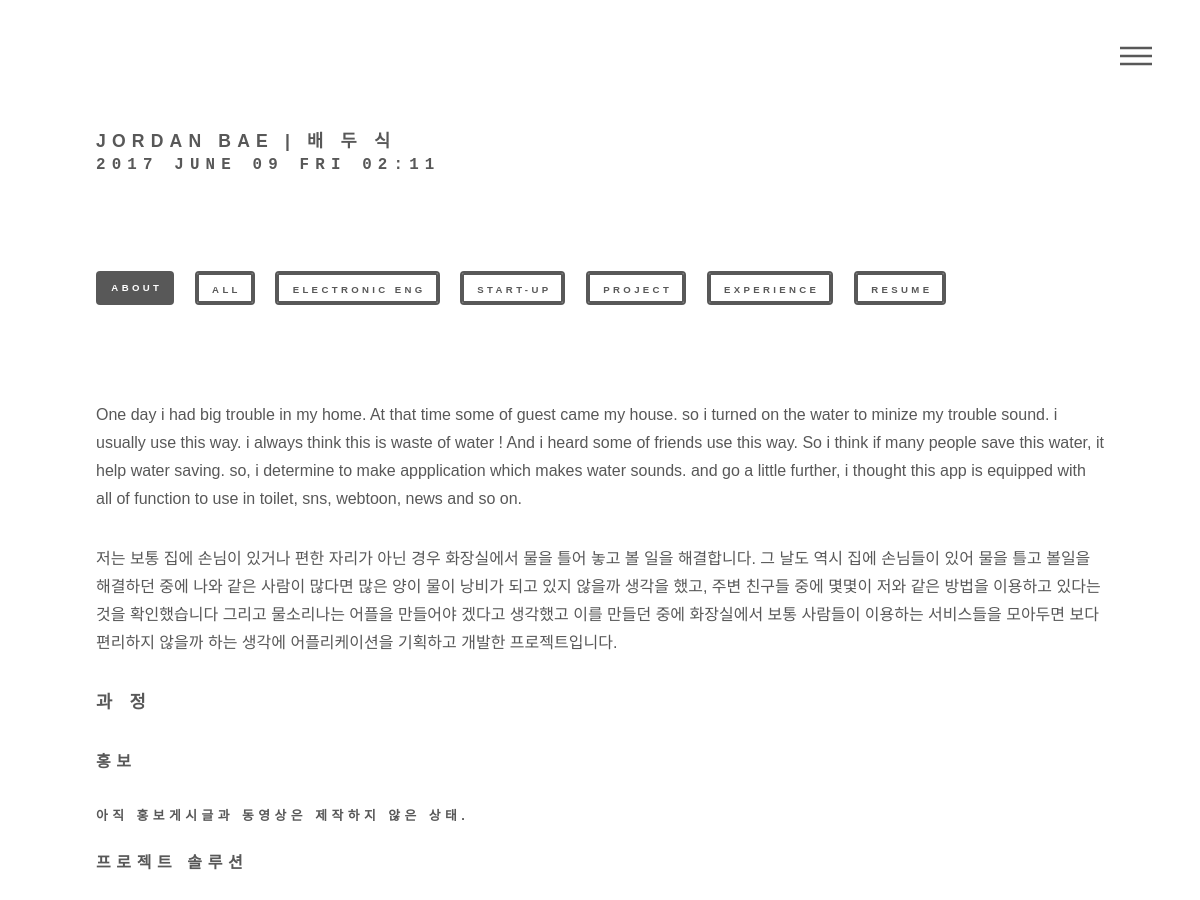
Page /post/detail/toilet/ (upper part) on the earlier database version.
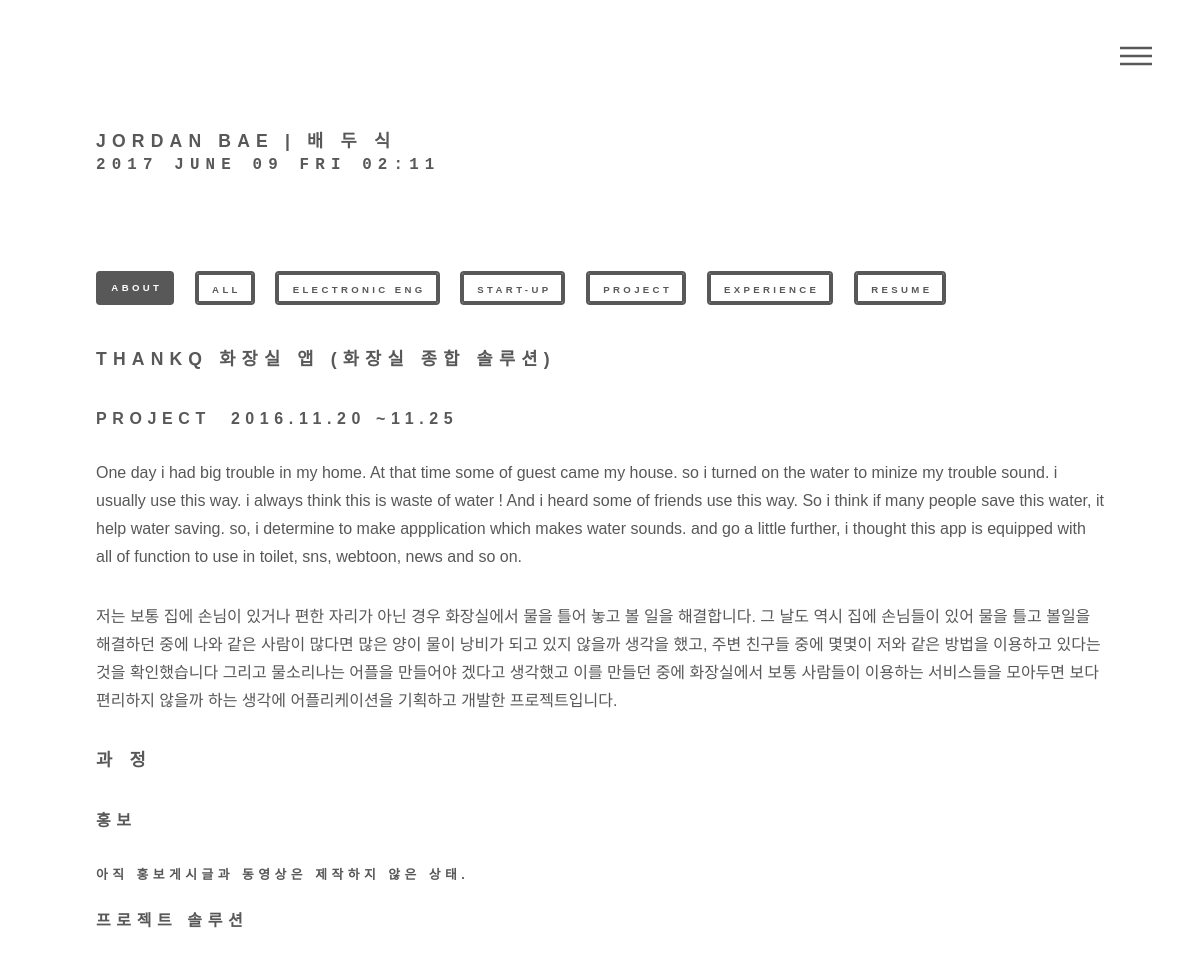
Same page on the later database version.
### portfolio/models.py (models this page shows, shortened)
class TimestampModel(models.Model):
    created_date = models.DateTimeField(auto_now_add=True)
    updated_date = models.DateTimeField(auto_now=True, null=True)
    class Meta:
        abstract = True

class Post(TimestampModel):
    title = models.CharField(max_length=100)
    category= models.CharField(max_length=100,
        choices = (
            ('Electronic-Eng','Electronic-Eng'),
            ('Start-up','Start-up'),
            ('Project','Project'),
            ('Experience','Experience'),
        ),default=False)
    photo1 = models.ImageField(blank=True, upload_to='blog/photo1/%Y/%M/%D')
    photo2 = models.ImageField(blank=True, upload_to='blog/photo2/%Y/%M/%D')
    summary = models.CharField(max_length=200)
    period = models.CharField(max_length=200, default=False)
    url = models.CharField(max_length=100)
    class Meta:
        ordering = ['id']

### portfolio/views.py (the view)
# urls.py: url(r'^post/detail/toilet/$',views.post_detail_toilet,name='post_detail_toilet'),
def post_detail_toilet(request):
    post = Post.objects.filter(url="portfolio:post_detail_toilet").first()
    return render(request, 'portfolio/toilet.html',{
        'post':post
    })

### portfolio/templates/portfolio/toilet.html (shortened to what this page needs)
{% extends "portfolio/layout.html" %}
{% block contents %}
{% load static %}
{% load imagekit %}
	<div id="wrapper">
		<header id="header">
			<div class="inner">
					<a href="/"><h2>JORDAN BAE | 배 두 식 <pre>{% now "Y F d D H:i" %} </pre></h2></a>
				<br><br>
    		<nav>
    			<ul>
    				<li><a class = 'menu' href="#menu">Menu</a></li>
    			</ul>
    		</nav>
			</div>
		</header>
    <div id="main">
	<div class="inner">
		<header>
	  		  <ul class="actions">
                <li><a href="{% url "portfolio:profile" %}" class="button special small searchtag">About</a></li>
	  		  	<li><a href="{% url "portfolio:main_view" %}" class="button small searchtag">All</a></li>
	  		  	<li><a href="{% url "portfolio:elec" %}" class="button small searchtag">Electronic Eng</a></li>
	  		  	<li><a href="{% url "portfolio:startup" %}" class="button small searchtag">Start-up</a></li>
	  		  	<li><a href="{% url "portfolio:project" %}" class="button small searchtag">Project</a></li>
                <li><a href="{% url "portfolio:experience" %}" class="button small searchtag">Experience</a></li>
                <li><a href="{% url "portfolio:resume" %}" class="button small searchtag">RESUME</a></li>
	  		  </ul>
		</header>
                <h2> {{ post.title }}</h2>
                <h3>{{ post.category }}&nbsp&nbsp{{ post.period }}</h3>
                <div class="row uniform">
                </div><br>
                <p>One day i had big trouble in my home. At that time some of guest came my house. so i turned on the water to minize my trouble sound.
                i usually use this way. i always think this is waste of water ! And i heard some of friends use this way. So i think if many people save this water, it help water saving.
                so, i determine to make appplication which makes water sounds. and go a little further, i thought this app is equipped with all of function to use in toilet, sns, webtoon, news and so on.</p>
                <p>저는 보통 집에 손님이 있거나 편한 자리가 아닌 경우 화장실에서 물을 틀어 놓고 볼 일을 해결합니다. 그 날도 역시 집에 손님들이 있어 물을 틀고 볼일을 해결하던 중에
                나와 같은 사람이 많다면 많은 양이 물이 낭비가 되고 있지 않을까 생각을 했고, 주변 친구들 중에 몇몇이 저와 같은 방법을 이용하고 있다는 것을 확인했습니다 그리고 물소리나는 어플을 만들어야 겠다고 생각했고 이를
                만들던 중에 화장실에서 보통 사람들이 이용하는 서비스들을 모아두면 보다 편리하지 않을까 하는 생각에 어플리케이션을 기획하고 개발한 프로젝트입니다.</p>
                <h2>과 정</h2>
                <h3>홍보</h3>
                <h4>아직 홍보게시글과 동영상은 제작하지 않은 상태.</h4>
                <h3>프로젝트 솔루션</h3>
                <br>
            </div>
    </div>
    </div>
{% endblock %}

Differences in the rows shown:
now on this page (row edited): Post: title "THANKQ 화장실 앱 (화장실 종합 솔루션)", category "PROJECT", period "2016.11.20 ~11.25"
